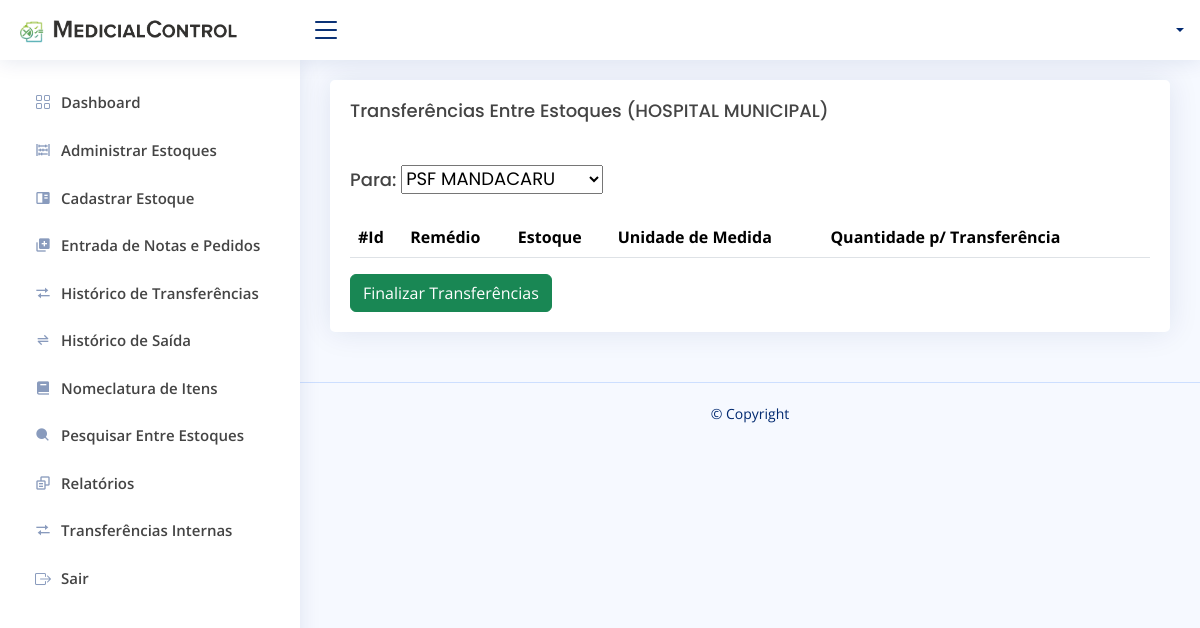
The page /transferenciasEstoques.php?id=8&&nome=HOSPITAL MUNICIPAL&&lote=181242 on the database as committed earlier.
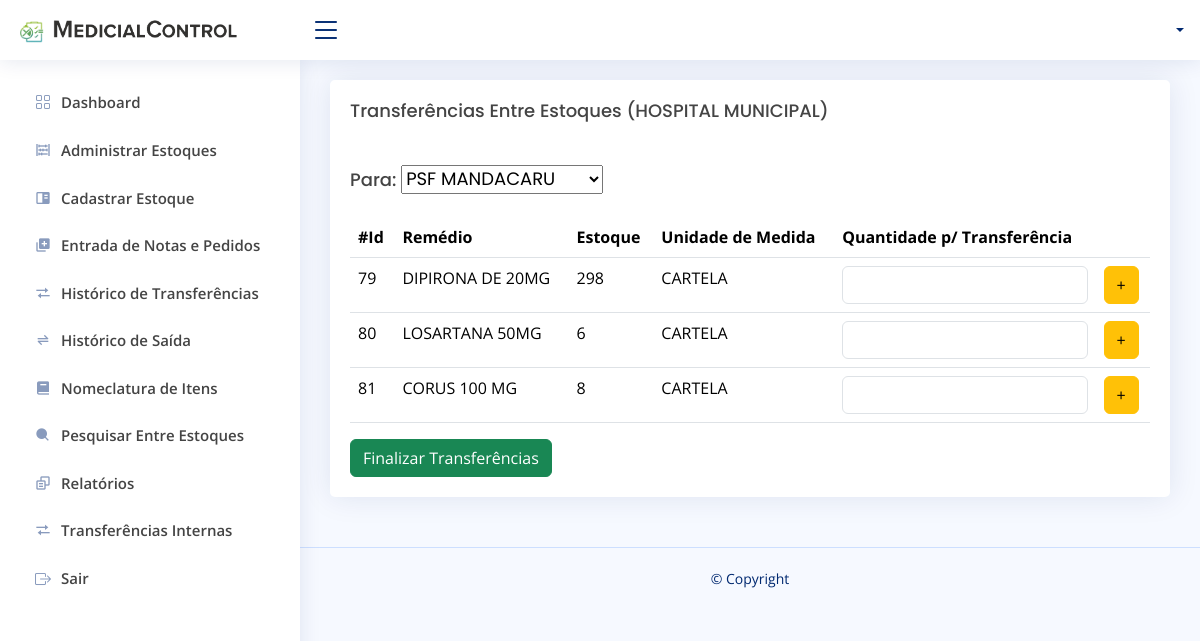
The same page on the database as committed later.
### tables this page shows
CREATE TABLE `tb_remedio` (
  `id_remedio` int(11) NOT NULL,
  `nome_remedio` varchar(220) NOT NULL,
  `uni_medida_remedio` varchar(100) NOT NULL,
  `quantidade_remedio` bigint(20) NOT NULL,
  `quant_min_estoque_remedio` bigint(20) NOT NULL,
  `vencimento_remedio` date NOT NULL,
  `estoque_remedio` int(11) NOT NULL
);

### controladores/Classes.php (called while the page is built, shortened)
<?php
class Estoque
{
    private $conexao;
    public function __construct()
    {
        $this->conexao = new Conexao();
    }
    public function chamaEstoque()
    {
        $conn = $this->conexao->Conectar();
        $query = "SELECT * FROM tb_estoques";
        $stmt = $conn->prepare($query);
        $stmt->execute();
        $r = [];
        while ($retorno = $stmt->fetch(PDO::FETCH_ASSOC)) {
            $r[] = $retorno;
        };
        return $r;
    }
}
class Remedio
{
    private $conexao;
    public function __construct()
    {
        $this->conexao = new Conexao();
    }
    public function chamaRemedioPorEstoque($idEstoque)
    {
        $query = "SELECT * FROM tb_remedio WHERE estoque_remedio = :idEstoque";
        $conn = $this->conexao->Conectar();
        $stmt = $conn->prepare($query);
        $stmt->bindParam(":idEstoque", $idEstoque);
        $stmt->execute();
        $r = [];
        while ($retorno = $stmt->fetch(PDO::FETCH_ASSOC)) {
            $r[] = $retorno;
        };
        return $r;
    }
}

### transferenciasEstoques.php (the view, shortened to what this page needs)
<?php
include "controladores/Controller.php";
include "controladores/Classes.php";
$func = new Remedio;
$chamaRemedio = $func->chamaRemedioPorEstoque($_GET['id']);
$func2 = new Estoque;
$chamaEstoque = $func2->chamaEstoque();
$lote = $_GET['lote'];
$nomeEstoque = $_GET['nome'];
?>
<!DOCTYPE html>
<html lang="pt-br">
<head>
    <?php head() ?>
</head>
<body>
    <header id="header" class="header fixed-top d-flex align-items-center">
        <?php logoBar() ?>
        <nav class="header-nav ms-auto">
            <ul class="d-flex align-items-center">
                <?php echo Perfil() ?>
            </ul>
        </nav>
    </header>
    <aside id="sidebar" class="sidebar">
        <?php echo sideBar() ?>
    </aside>
    <main id="main" class="main">
        <section class="section">
            <div class="row">
                <div class="col-lg-12 col-md-12">
                    <div class="col-lg-12 col-md-12">
                        <div class="card">
                            <div class="card-body">
                                <h5 class="card-title">Transferências Entre Estoques (<?php echo $nomeEstoque ?>)</h5>
                                <h4 class="card-title">Para:
                                    <select name="estoque" id="estoque">
                                        <?php foreach ($chamaEstoque as $E) { ?>
                                            <option value="<?= $E['id_estoque'] ?>"><?= $E['nome_estoque'] ?></option>
                                        <?php } ?>
                                    </select>
                                </h4>
                                <table class="table datatable">
                                    <thead>
                                        <tr>
                                            <th>#Id</th>
                                            <th>Remédio</th>
                                            <th>Estoque</th>
                                            <th>Unidade de Medida</th>
                                            <th>Quantidade p/ Transferência</th>
                                            <th></th>
                                        </tr>
                                    </thead>
                                    <tbody>
                                        <?php foreach ($chamaRemedio as $remedio) { ?>
                                            <tr>
                                                <td><?= $remedio['id_remedio'] ?></td>
                                                <td><?= $remedio['nome_remedio'] ?></td>
                                                <td class="quantRemedio"><?= $remedio['quantidade_remedio'] ?></td>
                                                <td class="uni_medida_remedio"><?= $remedio['uni_medida_remedio'] ?></td>
                                                <td><input name="valor" class="form-control" type="number"></td>
                                                <td><button onclick="addCarrinho(event)" name="butn" class="btn btn-warning ">+</button></td>
                                            </tr>
                                        <?php } ?>
                                    </tbody>
                                </table>
                                <a href="fecharCarrinho.php?lote=<?=$lote?>" class="btn btn-success">Finalizar Transferências</a>
                            </div>
                        </div>
                    </div>
                </div>
        </section>
    </main>
    <footer id="footer" class="footer">
        <div class="copyright">
            &copy; Copyright <strong><span></span></strong>
        </div>
        <div class="credits">
        </div>
    </footer>
</body>
</html>

### controladores/Controller.php (shortened to what this page needs)
<?php
function head() {
    print "<meta charset='utf-8'>
    <meta content='width=device-width, initial-scale=1.0' name='viewport'>
    <meta content='' name='description'>
    <meta content='' name='keywords'>
    <link href='assets/img/logo_.png' rel='icon'>
    <link href='assets/img/apple-touch-icon.png' rel='apple-touch-icon'>
    <link href='https://fonts.gstatic.com' rel='preconnect'>
    <link href='https://fonts.googleapis.com/css?family=Open+Sans:300,300i,400,400i,600,600i,700,700i|Nunito:300,300i,400,400i,600,600i,700,700i|Poppins:300,300i,400,400i,500,500i,600,600i,700,700i' rel='stylesheet'>
    <link href='assets/vendor/bootstrap/css/bootstrap.min.css' rel='stylesheet'>
    <link href='assets/vendor/bootstrap-icons/bootstrap-icons.css' rel='stylesheet'>
    <link href='assets/vendor/boxicons/css/boxicons.min.css' rel='stylesheet'>
    <link href='assets/vendor/quill/quill.snow.css' rel='stylesheet'>
    <link href='assets/vendor/quill/quill.bubble.css' rel='stylesheet'>
    <link href='assets/vendor/remixicon/remixicon.css' rel='stylesheet'>
    <link href='assets/vendor/simple-datatables/style.css' rel='stylesheet'>
    <link href='assets/css/style.css' rel='stylesheet'>";
}
function Perfil() {
    print "<li class='nav-item dropdown pe-3'>
    <a class='nav-link nav-profile d-flex align-items-center pe-0' href='#' data-bs-toggle='dropdown'>
        <span class='d-none d-md-block dropdown-toggle ps-2'>" . $_SESSION['nome_usuario'] . "</span>
    </a>
    <ul class='dropdown-menu dropdown-menu-end dropdown-menu-arrow profile'>
        <li class='dropdown-header'>
            <h6>" . $_SESSION['nome_usuario'] . " </h6>
            <span>Usuário</span>
        </li>
        <li>
            <hr class='dropdown-divider'>
        </li>
        <li>
            <a class='dropdown-item d-flex align-items-center' href='perfil.php'>
                <i class='bi bi-person'></i>
                <span>Meu Perfil</span>
            </a>
        </li>
        <li>
            <hr class='dropdown-divider'>
        </li>
        <li>
            <a class='dropdown-item d-flex align-items-center' href='cadastrarUsuario.php'>
                <i class='bi bi-gear'></i>
                <span>Cadastrar Usuário</span>
            </a>
        </li>
        <li>
            <hr class='dropdown-divider'>
        </li>
        <li>
            <a class='dropdown-item d-flex align-items-center' href='controladores/SairSessao.php'>
                <i class='bi bi-box-arrow-right'></i>
                <span>Sair</span>
            </a>
        </li>
    </ul>
</li>";
}
function logoBar(){
    print "<div class='d-flex align-items-center justify-content-between'>
    <a href='dashboard.php' class='logo d-flex align-items-center'>
        <img src='assets/img/logo_.png' alt='' height='300px'>
        <img src='assets/img/medical_control_nome.png' alt='' height='300px'>
    </a>
    <i class='bi bi-list toggle-sidebar-btn'></i>
</div>";
}
function sideBar(){
    print "<ul class='sidebar-nav' id='sidebar-nav'>
                <li class='nav-item'>
                    <a class='nav-link collapsed' href='dashboard.php'>
                        <i class='bi bi-grid'></i>
                        <span>Dashboard</span>
                    </a>
                </li>
                <li class='nav-item'>
                    <a class='nav-link collapsed' href='administrarEstoque.php'>
                        <i class='bx bx-abacus'></i>
                        Administrar Estoques
                    </a>
                </li>
                <li class='nav-item'>
                    <a class='nav-link collapsed' href='cadastrarEstoque.php'>
                        <i class='bx bxs-book-content'></i>
                        Cadastrar Estoque
                    </a>
                </li>
                <li class='nav-item'>
                    <a class='nav-link collapsed' href='emitirPedido.php'>
                        <i class='bx bxs-add-to-queue'></i>
                        Entrada de Notas e Pedidos
                    </a>
                </li>
                <li class='nav-item'>
                    <a class='nav-link collapsed' href='historicoDeTransferencia.php'>
                        <i class='bx bx-transfer'></i>
                        Histórico de Transferências
                    </a>
                </li>
                <li class='nav-item'>
                    <a class='nav-link collapsed' href='historicoDeSaida.php'>
                        <i class='bx  bx-transfer-alt'></i>
                        Histórico de Saída
                    </a>
                </li>
                <li class='nav-item'>
                    <a class='nav-link collapsed' href='Nomeclatura.php'>
                        <i class='bx bxs-book'></i>
                        Nomeclatura de Itens
                    </a>
                </li>
                <li class='nav-item'>
                    <a class='nav-link collapsed' href='pesquisarEstoques.php'>
                        <i class='bx bxs-search'></i>
                        Pesquisar Entre Estoques
                    </a>
                </li>
                <li class='nav-item'>
                    <a class='nav-link collapsed' href='relatorios.php'>
                        <i class='bx bx-copy-alt'></i>
                        Relatórios
                    </a>
                </li>
                <li class='nav-item'>
                    <a class='nav-link collapsed' href='transferenciasInternas.php'>
                        <i class='bx bx-transfer'></i>
                        Transferências Internas
                    </a>
                </li>
                <li class='nav-item'>
                    <a class='nav-link collapsed' href='controladores/SairSessao.php'>
                        <i class='bi bi-box-arrow-right'></i>
                        Sair
                    </a>
                </li>
            </ul>";
}
?>

### assets/css/style.css (style rules this page uses)
:root { scroll-behavior: smooth; }
body { font-family: "Open Sans", sans-serif; background: #f6f9ff; color: #444444; }
a { color: #4154f1; text-decoration: none; }
h1, h2, h3, h4, h5, h6 { font-family: "Nunito", sans-serif; }
#main { margin-top: 60px; padding: 20px 30px; transition: all 0.3s; }
.card { margin-bottom: 30px; border: none; border-radius: 5px; box-shadow: 0px 0 30px rgba(1, 41, 112, 0.1); }
.card-title { padding: 20px 0 15px 0; font-size: 18px; font-weight: 500; color: #444444; font-family: "Poppins", sans-serif; }
.card-body { padding: 0 20px 20px 20px; }
.logo { line-height: 1; }
@media (min-width: 1200px) { .logo { width: 280px; } }
.logo img { max-height: 26px; margin-right: 6px; }
.header { transition: all 0.5s; z-index: 997; height: 60px; box-shadow: 0px 2px 20px rgba(1, 41, 112, 0.1); background-color: #fff; padding-left: 20px; }
.header .toggle-sidebar-btn { font-size: 32px; padding-left: 10px; cursor: pointer; color: #012970; }
.header-nav ul { list-style: none; }
.header-nav>ul { margin: 0; padding: 0; }
.header-nav .nav-profile { color: #012970; }
.header-nav .nav-profile span { font-size: 14px; font-weight: 600; }
.sidebar { position: fixed; top: 60px; left: 0; bottom: 0; width: 300px; z-index: 996; transition: all 0.3s; padding: 20px; overflow-y: auto; scrollbar-width: thin; scrollbar-color: #aab7cf transparent; box-shadow: 0px 0px 20px rgba(1, 41, 112, 0.1); background-color: #fff; }
@media (min-width: 1200px) { #main, #footer { margin-left: 300px; } }
.sidebar-nav { padding: 0; margin: 0; list-style: none; }
.sidebar-nav li { padding: 0; margin: 0; list-style: none; }
.sidebar-nav .nav-item { margin-bottom: 5px; }
.sidebar-nav .nav-link { display: flex; align-items: center; font-size: 15px; font-weight: 600; color: #444444; transition: 0.3; background: #f6f9ff; padding: 10px 15px; border-radius: 4px; }
.sidebar-nav .nav-link i { font-size: 16px; margin-right: 10px; color: #4154f1; }
.sidebar-nav .nav-link.collapsed { color: #444444; background: #fff; }
.sidebar-nav .nav-link.collapsed i { color: #899bbd; }
.footer { padding: 20px 0; font-size: 14px; transition: all 0.3s; border-top: 1px solid #cddfff; }
.footer .copyright { text-align: center; color: #012970; }
.footer .credits { padding-top: 5px; text-align: center; font-size: 13px; color: #012970; }

Rows that differ between the two databases and show on the page:
added tb_remedio: id_remedio "79", nome_remedio "DIPIRONA DE 20MG", quantidade_remedio "298", uni_medida_remedio "CARTELA"
added tb_remedio: id_remedio "80", nome_remedio "LOSARTANA 50MG", quantidade_remedio "6", uni_medida_remedio "CARTELA"
added tb_remedio: id_remedio "81", nome_remedio "CORUS 100 MG", quantidade_remedio "8", uni_medida_remedio "CARTELA"
